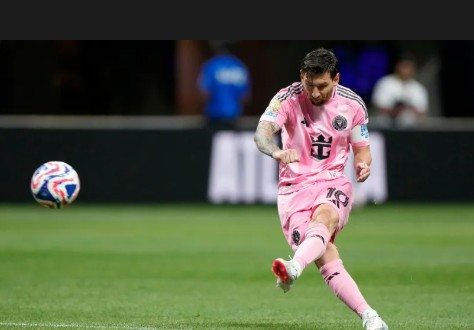
#> input picture Afbeeldingen/messi.jpg, 474 x 330 px, found by its file name
$ python Messi_klik.py
#> lines starting #> are read from the running program, lines starting #| are printed output that depends on the picture; after the words box and inside, x2 and y2 are one past the last pixel; in counts of white or black regions, pixels touching at a corner belong together
import cv2

image = cv2.imread("Afbeeldingen/messi.jpg")
#> image is the input picture: shape (330, 474, 3); mean B, G, R 68.1, 89, 81.9

if image is None:
    print("Kan de afbeelding niet laden: Afbeeldingen/messi.jpg")
    exit(1)

# Functie voor muisgebeurtenissen
def mouse_callback(event, x, y, flags, param):
    if event == cv2.EVENT_LBUTTONDOWN:
        print(f"Coördinaten: ({x}, {y})")

# Venster maken en callback instellen
cv2.namedWindow("Messi")
cv2.setMouseCallback("Messi", mouse_callback)
print( image.shape )
#| (330, 474, 3)
# Afbeelding tonen
cv2.circle(image,(57,184),20,(255,0,0),-1)
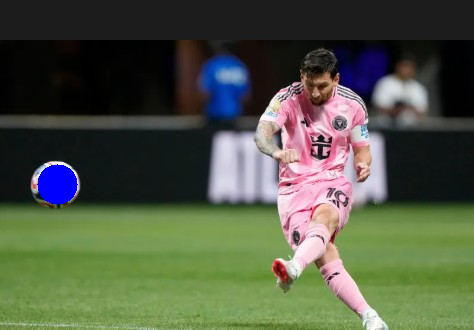
#> image: shape (330, 474, 3); 0.8% of pixels changed, all inside (x1, y1, x2, y2) = (37, 164, 78, 205)

cv2.imshow("Messi", image)

print("Klik met de linkermuisknop op de afbeelding om coördinaten te zien. Druk op 'q' om af te sluiten.")

while True:
    key = cv2.waitKey(1) & 0xFF
#> (key q is pressed here)
    if key == ord('q'):
        break

cv2.destroyAllWindows()

$ run again, with Afbeeldingen/eiland.jpg copied over Afbeeldingen/messi.jpg
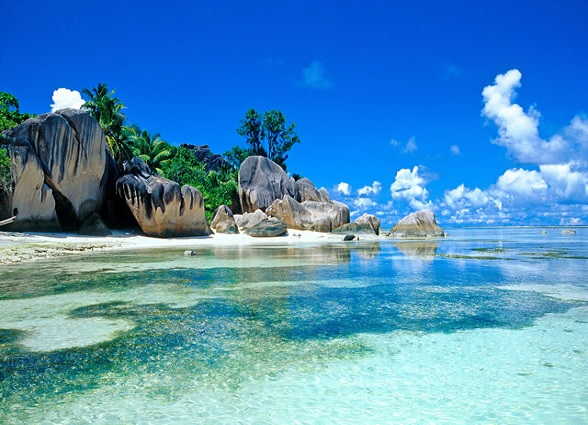
#> input picture Afbeeldingen/eiland.jpg, 588 x 425 px, found by its file name
#> image is the input picture: shape (425, 588, 3); mean B, G, R 188, 143.3, 78.6
#| (425, 588, 3)
#> `cv2.circle(image,(57,184),20,(255,0,0),-1)`:
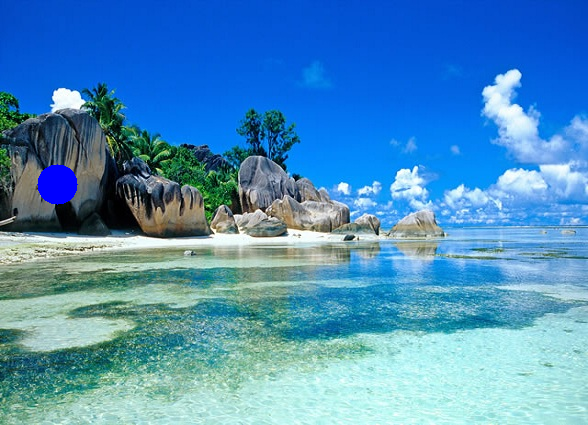
#> image: shape (425, 588, 3); 0.5% of pixels changed, all inside (x1, y1, x2, y2) = (37, 164, 78, 205)
